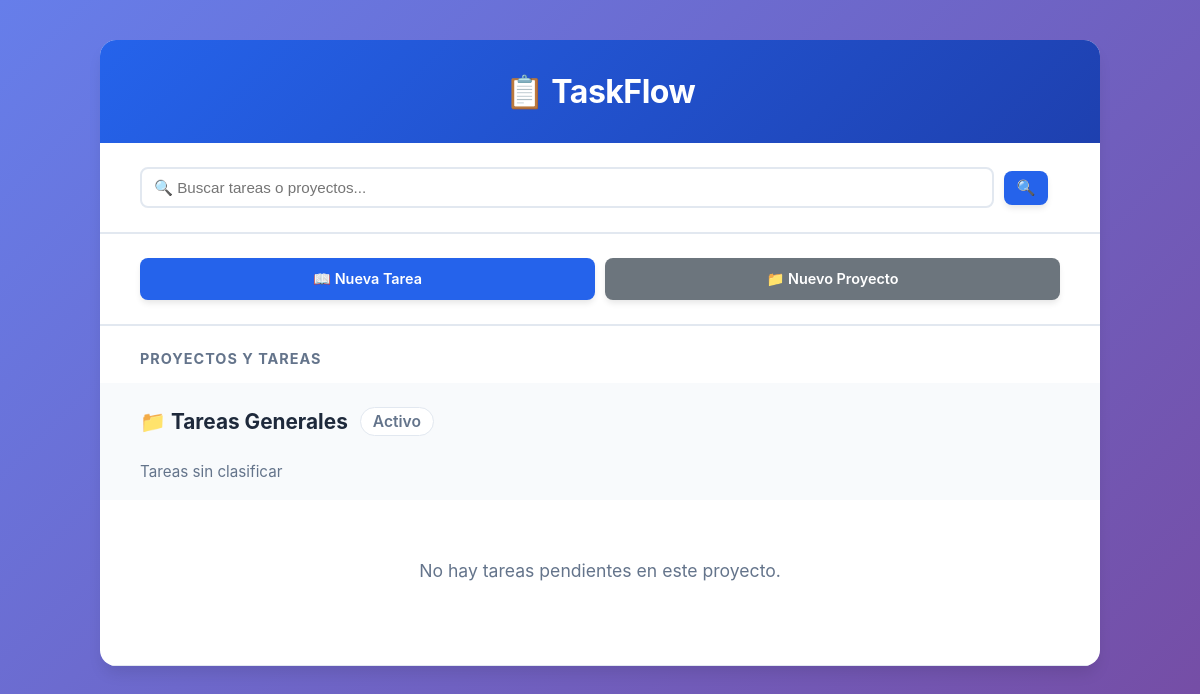
The app's page /, older data.
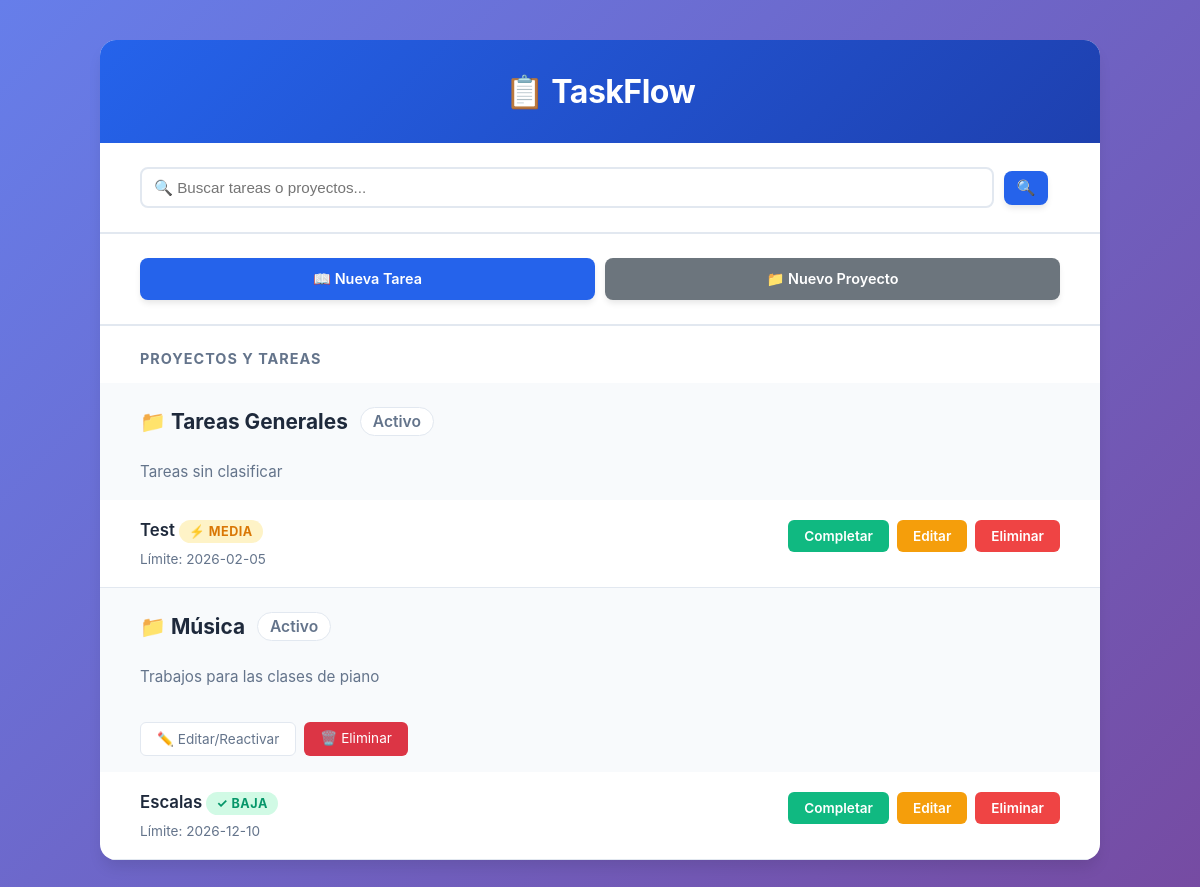
The same page, newer data.
### tables this page shows
CREATE TABLE proyectos (
            id INTEGER PRIMARY KEY AUTOINCREMENT,
            nombre TEXT NOT NULL,
            descripcion TEXT,
            fecha_inicio TEXT,
            estado TEXT
        );

CREATE TABLE tareas (
            id INTEGER PRIMARY KEY AUTOINCREMENT,
            titulo TEXT NOT NULL,
            descripcion TEXT,
            fecha_creacion TEXT,
            fecha_limite TEXT,
            prioridad TEXT,
            estado TEXT,
            proyecto_id INTEGER,
            FOREIGN KEY (proyecto_id) REFERENCES proyectos(id)
        );

### app.py (the view)
@app.route('/')
def index():
    tareas_pendientes = db_manager.obtener_tareas(estado="Pendiente")
    proyectos = db_manager.obtener_proyectos()
    return render_template('index.html',
                           tareas=tareas_pendientes,
                           proyectos=proyectos)

### src/database.py (called while the page is built)
def get_connection():
    conn = sqlite3.connect(DATABASE_NAME)
    conn.row_factory = sqlite3.Row
    return conn

    def obtener_proyectos(self):
        conn = get_connection()
        cursor = conn.cursor()
        cursor.execute("SELECT * FROM proyectos")
        filas = cursor.fetchall()
        conn.close()
        proyectos = [
            Proyecto(nombre=fila['nombre'], descripcion=fila['descripcion'],
                     id=fila['id'], estado=fila['estado'])
            for fila in filas
        ]
        return proyectos

### templates/index.html (shortened to what the changed rows need)
<!DOCTYPE html>
<html lang="es">
<head>
    <link rel="stylesheet" href="{{ url_for('static', filename='styles.css') }}" />
</head>
<body>
    <div class="container">
        <h1>📋 TaskFlow</h1>
        <div class="projects-wrapper">
            <h2 style="padding: 24px 40px 16px; color: #64748b; font-size: 0.9em;
            text-transform: uppercase; letter-spacing: 1px;
            font-weight: 750; margin: 0;">
                Proyectos y Tareas
            </h2>
            {% if proyectos %}
                {% for proyecto in proyectos %}
                <div class="project-section {% if proyecto._estado == 'Archivado' %}archived{% endif %}">
                    <div class="project-header">
                        <div class="project-title">
                            <span>📁 {{ proyecto._nombre }}</span>
                            {% if proyecto._estado == 'Archivado' %}
                                <span class="project-status locked">🔒 BLOQUEADO</span>
                            {% else %}
                                <span class="project-status">{{ proyecto._estado }}</span>
                            {% endif %}
                        </div>
                    </div>
                    {% if proyecto._descripcion %}
                    <div class="project-description">
                        <p>{{ proyecto._descripcion }}</p>
                    </div>
                    {% endif %}
                    {% if proyecto._id != 0 %}
                    <div class="project-actions">
                        <a href="{{ url_for('editar_proyecto_web', proyecto_id=proyecto._id) }}">
                            ✏️ Editar/Reactivar
                        </a>
                        <a href="{{ url_for('eliminar_proyecto_web', proyecto_id=proyecto._id) }}"
                           onclick="return confirm('¿Seguro que deseas eliminar este proyecto y todas sus tareas?')"
                           style="background-color: #dc3545; color: white; padding: 8px 16px; border-radius: 6px; text-decoration: none; border: none;">
                            🗑️ Eliminar
                        </a>
                    </div>
                    {% endif %}
                    <ul class="task-list">
                        {% set ns = namespace(tiene_tareas=false) %}
                        {% for tarea in tareas %}
                            {% if tarea._proyecto_id == proyecto._id %}
                                {% set ns.tiene_tareas = true %}
                                <li class="task-item">
                                    <div class="task-info">
                                        <div class="task-title">
                                            {{ tarea._titulo }}
                                            {% if tarea._prioridad == 'Alta' %}
                                                <span class="priority-badge high">⚠️ Alta</span>
                                            {% elif tarea._prioridad == 'Media' %}
                                                <span class="priority-badge medium">⚡ Media</span>
                                            {% else %}
                                                <span class="priority-badge low">✓ Baja</span>
                                            {% endif %}
                                        </div>
                                        <div class="task-meta">
                                            <span class="deadline">
                                                Límite: {{ tarea._fecha_limite }}
                                            </span>
                                        </div>
                                    </div>
                                    <div class="task-actions">
                                        {% if proyecto._estado != 'Archivado' %}
                                        <a href="{{ url_for('completar_tarea', tarea_id=tarea._id) }}" class="btn-complete">
                                            Completar
                                        </a>
                                        {% endif %}
                                        <a href="{{ url_for('editar_tarea_web', tarea_id=tarea._id) }}" class="btn-edit">
                                            Editar
                                        </a>
                                        <a href="{{ url_for('eliminar_tarea', tarea_id=tarea._id) }}"
                                           class="btn-delete"
                                           onclick="return confirm('¿Seguro que deseas eliminar esta tarea?')">
                                            Eliminar
                                        </a>
                                    </div>
                                </li>
                            {% endif %}
                        {% endfor %}
                        {% if not ns.tiene_tareas %}
                        <li class="empty-state">
                            <p> No hay tareas pendientes en este proyecto.</p>
                        </li>
                        {% endif %}
                    </ul>
                </div>
                {% endfor %}
            {% else %}
                <div class="empty-state">
                    <p>No hay proyectos creados. ¡Empieza creando uno!</p>
                    <a href="{{ url_for('crear_proyecto_web') }}" class="add-link">Crear mi primer proyecto</a>
                </div>
            {% endif %}
        </div>
    </div>
</body>
</html>

Row changes from the older to the newer data that the page shows:
shown differently, row unchanged: proyectos "Tareas Generales": no longer shows "No hay tareas pendientes en este proyecto."
added tareas: _titulo "Test", prioridad "⚡ MEDIA", _fecha_limite "2026-02-05", shown under proyectos "Tareas Generales"
added proyectos: _nombre "Música", _estado "Activo", _descripcion "Trabajos para las clases de piano"
added tareas: _titulo "Escalas", prioridad "✓ BAJA", _fecha_limite "2026-12-10", shown under "Música"
